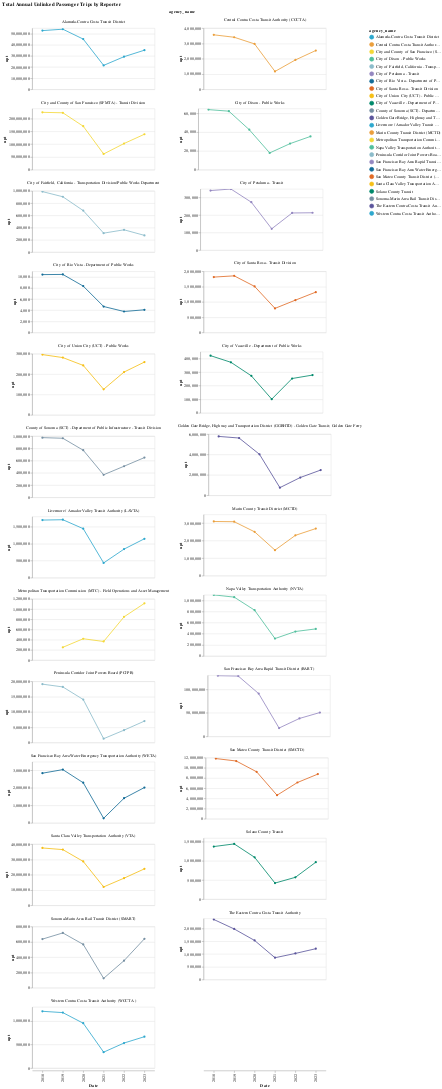

Notebook code for this chart:
### Markdown cell above
### Agency

### Code cell
make_line_chart(
    by_agency_long, 
    y_col = "upt", 
    color_col = "agency_name",
    title="Total Annual Unlinked Passenger Trips by Reporter"
)

### Figure 1 — Vega-Lite specification as saved in the notebook (floating-point values rounded to 4 significant figures; data arrays with more than 128 entries replaced by an {"elided": "..."} marker saying what was removed)
{"config": {"view": {"continuousWidth": 300, "continuousHeight": 300}}, "data": {"name": "data-2937545f7b2cd4a434ded1727274688e"}, "facet": {"field": "agency_name", "type": "nominal"}, "spec": {"mark": {"type": "line", "point": true}, "encoding": {"color": {"field": "agency_name", "scale": {"range": ["#2EA8CE", "#EB9F3C", "#F4D837", "#51BF9D", "#8CBCCB", "#9487C0", "#136C97", "#E16B26", "#F6BF16", "#00896B", "#7790A3", "#5B559C"]}, "type": "nominal"}, "tooltip": [{"field": "year", "type": "nominal"}, {"field": "upt", "type": "quantitative"}, {"field": "agency_name", "type": "nominal"}, {"field": "RTPA", "type": "nominal"}], "x": {"field": "year", "title": "Date", "type": "ordinal"}, "y": {"field": "upt", "title": "upt", "type": "quantitative"}}, "height": 150, "name": "view_9", "width": 300}, "columns": 2, "params": [{"name": "param_10", "select": {"type": "interval", "encodings": ["x", "y"]}, "bind": "scales", "views": ["view_9"]}], "resolve": {"scale": {"y": "independent"}}, "title": "Total Annual Unlinked Passenger Trips by Reporter", "$schema": "https://vega.github.io/schema/vega-lite/v5.20.1.json", "datasets": {"data-2937545f7b2cd4a434ded1727274688e": {"elided": "149 records"}}}
